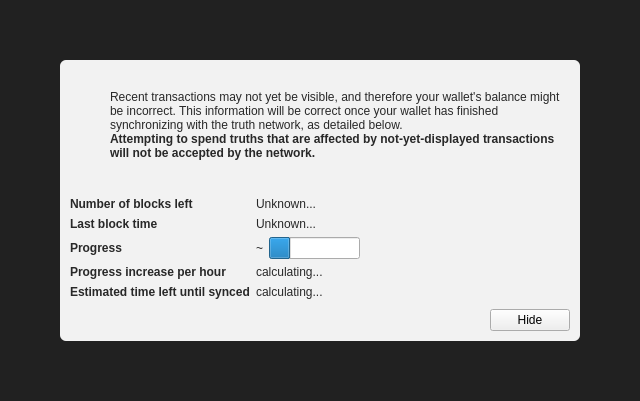
<?xml version="1.0" encoding="UTF-8"?>
<ui version="4.0">
 <class>ModalOverlay</class>
 <widget class="ModalOverlay" name="ModalOverlay">
  <property name="geometry">
   <rect>
    <x>0</x>
    <y>0</y>
    <width>640</width>
    <height>401</height>
   </rect>
  </property>
  <property name="windowTitle">
   <string>Form</string>
  </property>
  <layout class="QVBoxLayout" name="verticalLayout" stretch="0">
   <property name="sizeConstraint">
    <enum>QLayout::SetDefaultConstraint</enum>
   </property>
   <property name="leftMargin">
    <number>0</number>
   </property>
   <property name="topMargin">
    <number>0</number>
   </property>
   <property name="rightMargin">
    <number>0</number>
   </property>
   <property name="bottomMargin">
    <number>0</number>
   </property>
   <item>
    <widget class="QWidget" name="bgWidget" native="true">
     <property name="styleSheet">
      <string notr="true">#bgWidget { background: rgba(0,0,0,220); }</string>
     </property>
     <layout class="QVBoxLayout" name="verticalLayoutMain" stretch="1">
      <property name="leftMargin">
       <number>60</number>
      </property>
      <property name="topMargin">
       <number>60</number>
      </property>
      <property name="rightMargin">
       <number>60</number>
      </property>
      <property name="bottomMargin">
       <number>60</number>
      </property>
      <item>
       <widget class="QWidget" name="contentWidget" native="true">
        <property name="styleSheet">
         <string notr="true">#contentWidget { background: rgba(255,255,255,240); border-radius: 6px; }

QLabel { color: rgb(40,40,40);  }</string>
        </property>
        <layout class="QVBoxLayout" name="verticalLayoutSub" stretch="1,0,0,0">
         <property name="spacing">
          <number>0</number>
         </property>
         <property name="leftMargin">
          <number>10</number>
         </property>
         <property name="topMargin">
          <number>10</number>
         </property>
         <property name="rightMargin">
          <number>10</number>
         </property>
         <property name="bottomMargin">
          <number>10</number>
         </property>
         <item>
          <layout class="QHBoxLayout" name="horizontalLayoutIconText" stretch="0,1">
           <property name="topMargin">
            <number>20</number>
           </property>
           <item>
            <layout class="QVBoxLayout" name="verticalLayoutIcon">
             <property name="leftMargin">
              <number>0</number>
             </property>
             <item>
              <widget class="QPushButton" name="warningIcon">
               <property name="enabled">
                <bool>false</bool>
               </property>
               <property name="text">
                <string/>
               </property>
               <property name="icon">
                <iconset>
                 <normaloff>:/icons/warning</normaloff>
                 <disabledoff>:/icons/warning</disabledoff>:/icons/warning</iconset>
               </property>
               <property name="iconSize">
                <size>
                 <width>48</width>
                 <height>48</height>
                </size>
               </property>
               <property name="flat">
                <bool>true</bool>
               </property>
              </widget>
             </item>
             <item>
              <spacer name="verticalSpacerWarningIcon">
               <property name="orientation">
                <enum>Qt::Vertical</enum>
               </property>
               <property name="sizeHint" stdset="0">
                <size>
                 <width>20</width>
                 <height>40</height>
                </size>
               </property>
              </spacer>
             </item>
            </layout>
           </item>
           <item>
            <layout class="QVBoxLayout" name="verticalLayoutInfoText">
             <property name="leftMargin">
              <number>0</number>
             </property>
             <property name="topMargin">
              <number>0</number>
             </property>
             <item>
              <widget class="QLabel" name="infoText">
               <property name="text">
                <string>Recent transactions may not yet be visible, and therefore your wallet's balance might be incorrect. This information will be correct once your wallet has finished synchronizing with the truth network, as detailed below.</string>
               </property>
               <property name="textFormat">
                <enum>Qt::RichText</enum>
               </property>
               <property name="wordWrap">
                <bool>true</bool>
               </property>
              </widget>
             </item>
             <item>
              <widget class="QLabel" name="infoTextStrong">
               <property name="font">
                <font>
                 <weight>75</weight>
                 <bold>true</bold>
                </font>
               </property>
               <property name="text">
                <string>Attempting to spend truths that are affected by not-yet-displayed transactions will not be accepted by the network.</string>
               </property>
               <property name="textFormat">
                <enum>Qt::RichText</enum>
               </property>
               <property name="wordWrap">
                <bool>true</bool>
               </property>
              </widget>
             </item>
             <item>
              <spacer name="verticalSpacerInTextSpace">
               <property name="orientation">
                <enum>Qt::Vertical</enum>
               </property>
               <property name="sizeHint" stdset="0">
                <size>
                 <width>20</width>
                 <height>40</height>
                </size>
               </property>
              </spacer>
             </item>
            </layout>
           </item>
          </layout>
         </item>
         <item>
          <spacer name="verticalSpacerAfterText">
           <property name="orientation">
            <enum>Qt::Vertical</enum>
           </property>
           <property name="sizeHint" stdset="0">
            <size>
             <width>20</width>
             <height>40</height>
            </size>
           </property>
          </spacer>
         </item>
         <item>
          <layout class="QFormLayout" name="formLayout">
           <property name="fieldGrowthPolicy">
            <enum>QFormLayout::FieldsStayAtSizeHint</enum>
           </property>
           <property name="horizontalSpacing">
            <number>6</number>
           </property>
           <property name="verticalSpacing">
            <number>6</number>
           </property>
           <property name="topMargin">
            <number>10</number>
           </property>
           <item row="0" column="0">
            <widget class="QLabel" name="labelNumberOfBlocksLeft">
             <property name="font">
              <font>
               <weight>75</weight>
               <bold>true</bold>
              </font>
             </property>
             <property name="text">
              <string>Number of blocks left</string>
             </property>
            </widget>
           </item>
           <item row="0" column="1">
            <widget class="QLabel" name="numberOfBlocksLeft">
             <property name="text">
              <string>Unknown...</string>
             </property>
            </widget>
           </item>
           <item row="1" column="0">
            <widget class="QLabel" name="labelLastBlockTime">
             <property name="font">
              <font>
               <weight>75</weight>
               <bold>true</bold>
              </font>
             </property>
             <property name="text">
              <string>Last block time</string>
             </property>
            </widget>
           </item>
           <item row="1" column="1">
            <widget class="QLabel" name="newestBlockDate">
             <property name="sizePolicy">
              <sizepolicy hsizetype="Maximum" vsizetype="Preferred">
               <horstretch>0</horstretch>
               <verstretch>0</verstretch>
              </sizepolicy>
             </property>
             <property name="text">
              <string>Unknown...</string>
             </property>
            </widget>
           </item>
           <item row="2" column="0">
            <widget class="QLabel" name="labelSyncDone">
             <property name="font">
              <font>
               <weight>75</weight>
               <bold>true</bold>
              </font>
             </property>
             <property name="text">
              <string>Progress</string>
             </property>
            </widget>
           </item>
           <item row="2" column="1">
            <layout class="QHBoxLayout" name="horizontalLayoutSync" stretch="0,1">
             <item>
              <widget class="QLabel" name="percentageProgress">
               <property name="text">
                <string notr="true">~</string>
               </property>
              </widget>
             </item>
             <item>
              <widget class="QProgressBar" name="progressBar">
               <property name="value">
                <number>24</number>
               </property>
               <property name="format">
                <string/>
               </property>
              </widget>
             </item>
            </layout>
           </item>
           <item row="4" column="0">
            <widget class="QLabel" name="labelProgressIncrease">
             <property name="font">
              <font>
               <weight>75</weight>
               <bold>true</bold>
              </font>
             </property>
             <property name="text">
              <string>Progress increase per hour</string>
             </property>
            </widget>
           </item>
           <item row="4" column="1">
            <widget class="QLabel" name="progressIncreasePerH">
             <property name="text">
              <string>calculating...</string>
             </property>
            </widget>
           </item>
           <item row="5" column="0">
            <widget class="QLabel" name="labelEstimatedTimeLeft">
             <property name="font">
              <font>
               <weight>75</weight>
               <bold>true</bold>
              </font>
             </property>
             <property name="text">
              <string>Estimated time left until synced</string>
             </property>
            </widget>
           </item>
           <item row="5" column="1">
            <widget class="QLabel" name="expectedTimeLeft">
             <property name="text">
              <string>calculating...</string>
             </property>
            </widget>
           </item>
          </layout>
         </item>
         <item>
          <layout class="QHBoxLayout" name="horizontalLayoutButtons">
           <property name="leftMargin">
            <number>10</number>
           </property>
           <property name="topMargin">
            <number>10</number>
           </property>
           <item>
            <widget class="QLabel" name="versionLabel">
             <property name="text">
              <string></string>
             </property>
            </widget>
           </item>
           <item>
            <spacer name="horizontalSpacer">
             <property name="orientation">
              <enum>Qt::Horizontal</enum>
             </property>
             <property name="sizeHint" stdset="0">
              <size>
               <width>40</width>
               <height>20</height>
              </size>
             </property>
            </spacer>
           </item>
           <item>
            <widget class="QPushButton" name="closeButton">
             <property name="text">
              <string>Hide</string>
             </property>
            </widget>
           </item>
          </layout>
         </item>
        </layout>
       </widget>
      </item>
     </layout>
    </widget>
   </item>
  </layout>
 </widget>
 <customwidgets>
  <customwidget>
   <class>ModalOverlay</class>
   <extends>QWidget</extends>
   <header>modaloverlay.h</header>
   <container>1</container>
  </customwidget>
 </customwidgets>
 <resources/>
 <connections/>
</ui>
